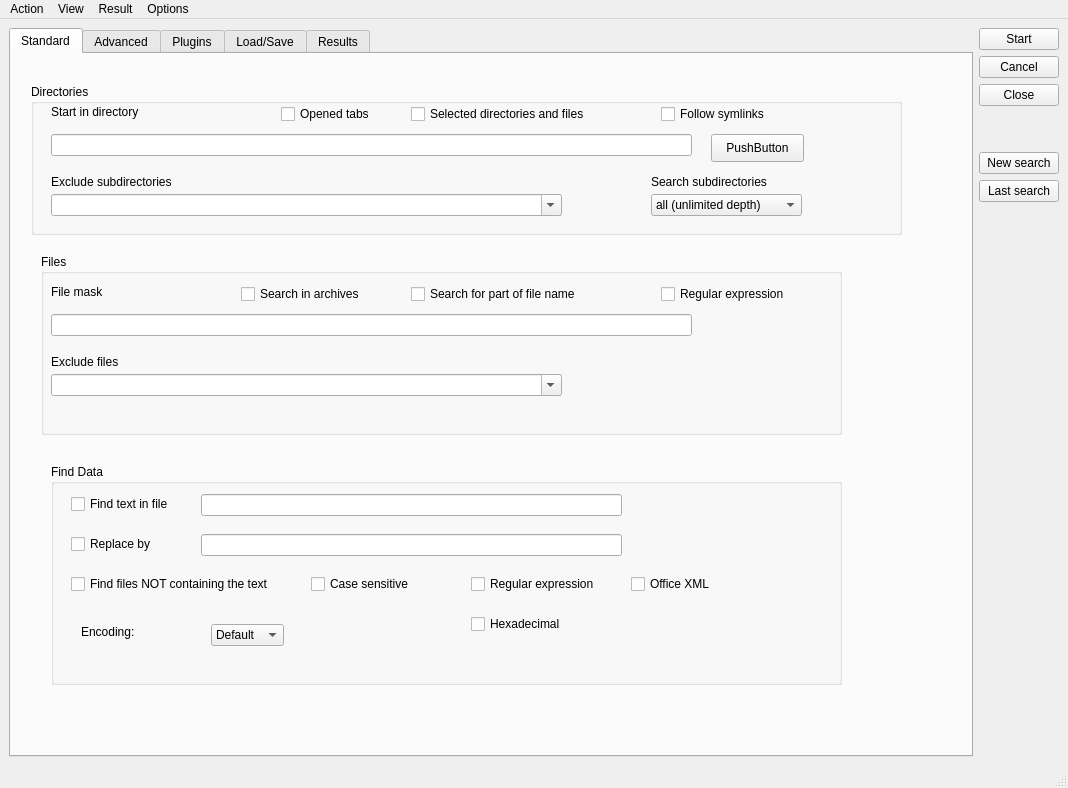
<?xml version="1.0" encoding="UTF-8"?>
<ui version="4.0">
 <class>MainWindow</class>
 <widget class="QMainWindow" name="MainWindow">
  <property name="geometry">
   <rect>
    <x>0</x>
    <y>0</y>
    <width>1068</width>
    <height>788</height>
   </rect>
  </property>
  <property name="windowTitle">
   <string>MainWindow</string>
  </property>
  <widget class="QWidget" name="centralwidget">
   <layout class="QHBoxLayout" name="horizontalLayout">
    <item>
     <widget class="QTabWidget" name="tabWidget">
      <property name="currentIndex">
       <number>0</number>
      </property>
      <widget class="QWidget" name="Standard">
       <attribute name="title">
        <string>Standard</string>
       </attribute>
       <widget class="QGroupBox" name="groupBoxDirectories">
        <property name="geometry">
         <rect>
          <x>20</x>
          <y>30</y>
          <width>871</width>
          <height>151</height>
         </rect>
        </property>
        <property name="title">
         <string>Directories</string>
        </property>
        <widget class="QLabel" name="labelStartInDirectory">
         <property name="geometry">
          <rect>
           <x>20</x>
           <y>20</y>
           <width>111</width>
           <height>16</height>
          </rect>
         </property>
         <property name="text">
          <string>Start in directory</string>
         </property>
        </widget>
        <widget class="QLineEdit" name="lineEditStartInDirectory">
         <property name="geometry">
          <rect>
           <x>20</x>
           <y>50</y>
           <width>641</width>
           <height>22</height>
          </rect>
         </property>
        </widget>
        <widget class="QPushButton" name="pushButtonFileOpen">
         <property name="geometry">
          <rect>
           <x>680</x>
           <y>50</y>
           <width>93</width>
           <height>28</height>
          </rect>
         </property>
         <property name="text">
          <string>PushButton</string>
         </property>
        </widget>
        <widget class="QCheckBox" name="checkBoxOpenedTabs">
         <property name="geometry">
          <rect>
           <x>250</x>
           <y>20</y>
           <width>101</width>
           <height>20</height>
          </rect>
         </property>
         <property name="text">
          <string>Opened tabs</string>
         </property>
        </widget>
        <widget class="QCheckBox" name="checkBoxSelectedDirectoriesAndFiles">
         <property name="geometry">
          <rect>
           <x>380</x>
           <y>20</y>
           <width>191</width>
           <height>20</height>
          </rect>
         </property>
         <property name="text">
          <string>Selected directories and files</string>
         </property>
        </widget>
        <widget class="QCheckBox" name="checkBoxFollowSymlinks">
         <property name="geometry">
          <rect>
           <x>630</x>
           <y>20</y>
           <width>121</width>
           <height>20</height>
          </rect>
         </property>
         <property name="text">
          <string>Follow symlinks</string>
         </property>
        </widget>
        <widget class="QLabel" name="labelExcludeSubdirectories">
         <property name="geometry">
          <rect>
           <x>20</x>
           <y>90</y>
           <width>131</width>
           <height>16</height>
          </rect>
         </property>
         <property name="text">
          <string>Exclude subdirectories</string>
         </property>
        </widget>
        <widget class="QLabel" name="labelSearchSubdirectories">
         <property name="geometry">
          <rect>
           <x>620</x>
           <y>90</y>
           <width>131</width>
           <height>16</height>
          </rect>
         </property>
         <property name="text">
          <string>Search subdirectories</string>
         </property>
        </widget>
        <widget class="QComboBox" name="comboBoxExcludeSubdirectories">
         <property name="geometry">
          <rect>
           <x>20</x>
           <y>110</y>
           <width>511</width>
           <height>22</height>
          </rect>
         </property>
         <property name="editable">
          <bool>true</bool>
         </property>
         <property name="currentText">
          <string/>
         </property>
        </widget>
        <widget class="QComboBox" name="comboBoxSearchSubdirectories">
         <property name="geometry">
          <rect>
           <x>620</x>
           <y>110</y>
           <width>151</width>
           <height>22</height>
          </rect>
         </property>
         <item>
          <property name="text">
           <string>all (unlimited depth)</string>
          </property>
         </item>
         <item>
          <property name="text">
           <string>current dir only</string>
          </property>
         </item>
         <item>
          <property name="text">
           <string>1 level(s)</string>
          </property>
         </item>
         <item>
          <property name="text">
           <string>2 level(s)</string>
          </property>
         </item>
         <item>
          <property name="text">
           <string>3 level(s)</string>
          </property>
         </item>
         <item>
          <property name="text">
           <string>4 level(s)</string>
          </property>
         </item>
         <item>
          <property name="text">
           <string>5 level(s)</string>
          </property>
         </item>
         <item>
          <property name="text">
           <string>6 level(s)</string>
          </property>
         </item>
         <item>
          <property name="text">
           <string>7 level(s)</string>
          </property>
         </item>
         <item>
          <property name="text">
           <string>8 level(s)</string>
          </property>
         </item>
         <item>
          <property name="text">
           <string>9 level(s)</string>
          </property>
         </item>
         <item>
          <property name="text">
           <string>10 level(s)</string>
          </property>
         </item>
         <item>
          <property name="text">
           <string>11 level(s)</string>
          </property>
         </item>
         <item>
          <property name="text">
           <string>12 level(s)</string>
          </property>
         </item>
         <item>
          <property name="text">
           <string>13 level(s)</string>
          </property>
         </item>
         <item>
          <property name="text">
           <string>14 level(s)</string>
          </property>
         </item>
         <item>
          <property name="text">
           <string>15 level(s)</string>
          </property>
         </item>
         <item>
          <property name="text">
           <string>16 level(s)</string>
          </property>
         </item>
         <item>
          <property name="text">
           <string>17 level(s)</string>
          </property>
         </item>
         <item>
          <property name="text">
           <string>18 level(s)</string>
          </property>
         </item>
         <item>
          <property name="text">
           <string>19 level(s)</string>
          </property>
         </item>
         <item>
          <property name="text">
           <string>20 level(s)</string>
          </property>
         </item>
         <item>
          <property name="text">
           <string>21 level(s)</string>
          </property>
         </item>
         <item>
          <property name="text">
           <string>22 level(s)</string>
          </property>
         </item>
         <item>
          <property name="text">
           <string>23 level(s)</string>
          </property>
         </item>
         <item>
          <property name="text">
           <string>24 level(s)</string>
          </property>
         </item>
         <item>
          <property name="text">
           <string>25 level(s)</string>
          </property>
         </item>
         <item>
          <property name="text">
           <string>26 level(s)</string>
          </property>
         </item>
         <item>
          <property name="text">
           <string>27 level(s)</string>
          </property>
         </item>
         <item>
          <property name="text">
           <string>28 level(s)</string>
          </property>
         </item>
         <item>
          <property name="text">
           <string>29 level(s)</string>
          </property>
         </item>
         <item>
          <property name="text">
           <string>30 level(s)</string>
          </property>
         </item>
        </widget>
       </widget>
       <widget class="QGroupBox" name="groupBoxFiles">
        <property name="geometry">
         <rect>
          <x>30</x>
          <y>200</y>
          <width>801</width>
          <height>181</height>
         </rect>
        </property>
        <property name="title">
         <string>Files</string>
        </property>
        <widget class="QLabel" name="labelExcludeSubdirectories_2">
         <property name="geometry">
          <rect>
           <x>10</x>
           <y>100</y>
           <width>131</width>
           <height>16</height>
          </rect>
         </property>
         <property name="text">
          <string>Exclude files</string>
         </property>
        </widget>
        <widget class="QCheckBox" name="checkBoxSelectedDirectoriesAndFiles_2">
         <property name="geometry">
          <rect>
           <x>370</x>
           <y>30</y>
           <width>191</width>
           <height>20</height>
          </rect>
         </property>
         <property name="text">
          <string>Search for part of file name</string>
         </property>
        </widget>
        <widget class="QLineEdit" name="lineEditStartInDirectory_2">
         <property name="geometry">
          <rect>
           <x>10</x>
           <y>60</y>
           <width>641</width>
           <height>22</height>
          </rect>
         </property>
        </widget>
        <widget class="QCheckBox" name="checkBoxOpenedTabs_2">
         <property name="geometry">
          <rect>
           <x>200</x>
           <y>30</y>
           <width>131</width>
           <height>20</height>
          </rect>
         </property>
         <property name="text">
          <string>Search in archives</string>
         </property>
        </widget>
        <widget class="QComboBox" name="comboBoxExcludeSubdirectories_2">
         <property name="geometry">
          <rect>
           <x>10</x>
           <y>120</y>
           <width>511</width>
           <height>22</height>
          </rect>
         </property>
         <property name="editable">
          <bool>true</bool>
         </property>
         <property name="currentText">
          <string/>
         </property>
        </widget>
        <widget class="QLabel" name="labelStartInDirectory_2">
         <property name="geometry">
          <rect>
           <x>10</x>
           <y>30</y>
           <width>81</width>
           <height>16</height>
          </rect>
         </property>
         <property name="text">
          <string>File mask</string>
         </property>
        </widget>
        <widget class="QCheckBox" name="checkBoxFollowSymlinks_2">
         <property name="geometry">
          <rect>
           <x>620</x>
           <y>30</y>
           <width>131</width>
           <height>20</height>
          </rect>
         </property>
         <property name="text">
          <string>Regular expression</string>
         </property>
        </widget>
       </widget>
       <widget class="QGroupBox" name="groupBoxFindData">
        <property name="geometry">
         <rect>
          <x>40</x>
          <y>410</y>
          <width>791</width>
          <height>221</height>
         </rect>
        </property>
        <property name="title">
         <string>Find Data</string>
        </property>
        <widget class="QCheckBox" name="checkBox">
         <property name="geometry">
          <rect>
           <x>20</x>
           <y>30</y>
           <width>121</width>
           <height>20</height>
          </rect>
         </property>
         <property name="text">
          <string>Find text in file</string>
         </property>
        </widget>
        <widget class="QCheckBox" name="checkBox_2">
         <property name="geometry">
          <rect>
           <x>20</x>
           <y>70</y>
           <width>91</width>
           <height>20</height>
          </rect>
         </property>
         <property name="text">
          <string>Replace by</string>
         </property>
        </widget>
        <widget class="QCheckBox" name="checkBox_3">
         <property name="geometry">
          <rect>
           <x>20</x>
           <y>110</y>
           <width>211</width>
           <height>20</height>
          </rect>
         </property>
         <property name="text">
          <string>Find files NOT containing the text</string>
         </property>
        </widget>
        <widget class="QCheckBox" name="checkBox_4">
         <property name="geometry">
          <rect>
           <x>260</x>
           <y>110</y>
           <width>111</width>
           <height>20</height>
          </rect>
         </property>
         <property name="text">
          <string>Case sensitive</string>
         </property>
        </widget>
        <widget class="QCheckBox" name="checkBox_5">
         <property name="geometry">
          <rect>
           <x>420</x>
           <y>110</y>
           <width>141</width>
           <height>20</height>
          </rect>
         </property>
         <property name="text">
          <string>Regular expression</string>
         </property>
        </widget>
        <widget class="QCheckBox" name="checkBox_6">
         <property name="geometry">
          <rect>
           <x>580</x>
           <y>110</y>
           <width>91</width>
           <height>20</height>
          </rect>
         </property>
         <property name="text">
          <string>Office XML</string>
         </property>
        </widget>
        <widget class="QCheckBox" name="checkBox_7">
         <property name="geometry">
          <rect>
           <x>420</x>
           <y>150</y>
           <width>101</width>
           <height>20</height>
          </rect>
         </property>
         <property name="text">
          <string>Hexadecimal</string>
         </property>
        </widget>
        <widget class="QLineEdit" name="lineEdit">
         <property name="geometry">
          <rect>
           <x>150</x>
           <y>30</y>
           <width>421</width>
           <height>22</height>
          </rect>
         </property>
        </widget>
        <widget class="QLineEdit" name="lineEdit_2">
         <property name="geometry">
          <rect>
           <x>150</x>
           <y>70</y>
           <width>421</width>
           <height>22</height>
          </rect>
         </property>
        </widget>
        <widget class="QLabel" name="label">
         <property name="geometry">
          <rect>
           <x>30</x>
           <y>160</y>
           <width>61</width>
           <height>16</height>
          </rect>
         </property>
         <property name="text">
          <string>Encoding:</string>
         </property>
        </widget>
        <widget class="QComboBox" name="comboBox">
         <property name="geometry">
          <rect>
           <x>160</x>
           <y>160</y>
           <width>73</width>
           <height>22</height>
          </rect>
         </property>
         <item>
          <property name="text">
           <string>Default</string>
          </property>
         </item>
         <item>
          <property name="text">
           <string>UTF-8</string>
          </property>
         </item>
         <item>
          <property name="text">
           <string>ANSI</string>
          </property>
         </item>
         <item>
          <property name="text">
           <string>OEM</string>
          </property>
         </item>
         <item>
          <property name="text">
           <string>cp1251</string>
          </property>
         </item>
         <item>
          <property name="text">
           <string>cp1252</string>
          </property>
         </item>
         <item>
          <property name="text">
           <string>cp1253</string>
          </property>
         </item>
         <item>
          <property name="text">
           <string>cp1254</string>
          </property>
         </item>
         <item>
          <property name="text">
           <string>cp1255</string>
          </property>
         </item>
         <item>
          <property name="text">
           <string>cp1256</string>
          </property>
         </item>
         <item>
          <property name="text">
           <string>cp1257</string>
          </property>
         </item>
         <item>
          <property name="text">
           <string>cp1258</string>
          </property>
         </item>
         <item>
          <property name="text">
           <string>cp437</string>
          </property>
         </item>
         <item>
          <property name="text">
           <string>cp850</string>
          </property>
         </item>
         <item>
          <property name="text">
           <string>cp852</string>
          </property>
         </item>
         <item>
          <property name="text">
           <string>New Item</string>
          </property>
         </item>
         <item>
          <property name="text">
           <string>New Item</string>
          </property>
         </item>
         <item>
          <property name="text">
           <string>New Item</string>
          </property>
         </item>
         <item>
          <property name="text">
           <string>New Item</string>
          </property>
         </item>
         <item>
          <property name="text">
           <string>New Item</string>
          </property>
         </item>
         <item>
          <property name="text">
           <string>New Item</string>
          </property>
         </item>
         <item>
          <property name="text">
           <string>New Item</string>
          </property>
         </item>
         <item>
          <property name="text">
           <string>New Item</string>
          </property>
         </item>
         <item>
          <property name="text">
           <string>New Item</string>
          </property>
         </item>
         <item>
          <property name="text">
           <string>New Item</string>
          </property>
         </item>
         <item>
          <property name="text">
           <string>New Item</string>
          </property>
         </item>
         <item>
          <property name="text">
           <string>New Item</string>
          </property>
         </item>
         <item>
          <property name="text">
           <string>New Item</string>
          </property>
         </item>
         <item>
          <property name="text">
           <string>New Item</string>
          </property>
         </item>
         <item>
          <property name="text">
           <string>New Item</string>
          </property>
         </item>
        </widget>
       </widget>
      </widget>
      <widget class="QWidget" name="Advanced">
       <attribute name="title">
        <string>Advanced</string>
       </attribute>
      </widget>
      <widget class="QWidget" name="Plugins">
       <attribute name="title">
        <string>Plugins</string>
       </attribute>
      </widget>
      <widget class="QWidget" name="LoadSave">
       <attribute name="title">
        <string>Load/Save</string>
       </attribute>
      </widget>
      <widget class="QWidget" name="Results">
       <attribute name="title">
        <string>Results</string>
       </attribute>
      </widget>
     </widget>
    </item>
    <item>
     <layout class="QVBoxLayout" name="verticalLayout">
      <item>
       <layout class="QVBoxLayout" name="verticalLayoutButtons">
        <item>
         <widget class="QPushButton" name="pushButtonStart">
          <property name="text">
           <string>Start</string>
          </property>
         </widget>
        </item>
        <item>
         <widget class="QPushButton" name="pushButtonCancel">
          <property name="text">
           <string>Cancel</string>
          </property>
         </widget>
        </item>
        <item>
         <widget class="QPushButton" name="pushButtonClose">
          <property name="text">
           <string>Close</string>
          </property>
         </widget>
        </item>
        <item>
         <spacer name="verticalSpacerBetweenButtons">
          <property name="orientation">
           <enum>Qt::Vertical</enum>
          </property>
          <property name="sizeType">
           <enum>QSizePolicy::Fixed</enum>
          </property>
          <property name="sizeHint" stdset="0">
           <size>
            <width>20</width>
            <height>40</height>
           </size>
          </property>
         </spacer>
        </item>
        <item>
         <widget class="QPushButton" name="pushButtonNewSearch">
          <property name="text">
           <string>New search</string>
          </property>
         </widget>
        </item>
        <item>
         <widget class="QPushButton" name="pushButtonLastSearch">
          <property name="text">
           <string>Last search</string>
          </property>
         </widget>
        </item>
       </layout>
      </item>
      <item>
       <spacer name="verticalSpacerTopButtons">
        <property name="orientation">
         <enum>Qt::Vertical</enum>
        </property>
        <property name="sizeHint" stdset="0">
         <size>
          <width>20</width>
          <height>40</height>
         </size>
        </property>
       </spacer>
      </item>
     </layout>
    </item>
   </layout>
  </widget>
  <widget class="QMenuBar" name="menubar">
   <property name="geometry">
    <rect>
     <x>0</x>
     <y>0</y>
     <width>1068</width>
     <height>26</height>
    </rect>
   </property>
   <widget class="QMenu" name="menuAction">
    <property name="title">
     <string>Action</string>
    </property>
    <addaction name="actionNewSearch"/>
    <addaction name="actionNewSearchClearFilters"/>
    <addaction name="actionLastSearch"/>
    <addaction name="actionStart"/>
    <addaction name="actionCancel"/>
    <addaction name="separator"/>
    <addaction name="actionClose"/>
    <addaction name="actionCancelSearchAndCloseWindow"/>
    <addaction name="actionCancelSearchCloseAndFreeFromMemory"/>
    <addaction name="actionForAllOthersCancelCloseAndFreeFromMemory"/>
    <addaction name="actionForAllSearchesCancelCloseAndFreeMemory"/>
   </widget>
   <widget class="QMenu" name="menuView">
    <property name="title">
     <string>View</string>
    </property>
    <addaction name="actionGoToPageStandard"/>
    <addaction name="actionGoToPageAdvanced"/>
    <addaction name="actionGoToPagePlugins"/>
    <addaction name="actionGoToPageLoadSave"/>
    <addaction name="actionGoToPageResults"/>
    <addaction name="separator"/>
    <addaction name="actionNewSearchInstance"/>
    <addaction name="actionViewCurrentSearchInstances"/>
   </widget>
   <widget class="QMenu" name="menuResult">
    <property name="title">
     <string>Result</string>
    </property>
    <addaction name="actionView"/>
    <addaction name="actionEdit"/>
    <addaction name="actionFeedToListbox"/>
    <addaction name="actionGoToFile"/>
   </widget>
   <widget class="QMenu" name="menuOptions">
    <property name="title">
     <string>Options</string>
    </property>
    <addaction name="actionConfigurationOfSearches"/>
    <addaction name="actionConfigurationOfHotKeys"/>
   </widget>
   <addaction name="menuAction"/>
   <addaction name="menuView"/>
   <addaction name="menuResult"/>
   <addaction name="menuOptions"/>
  </widget>
  <widget class="QStatusBar" name="statusbar"/>
  <action name="actionNewSearch">
   <property name="text">
    <string>New search</string>
   </property>
   <property name="shortcut">
    <string>Ctrl+N</string>
   </property>
  </action>
  <action name="actionNewSearchClearFilters">
   <property name="text">
    <string>New search (clear filters)</string>
   </property>
   <property name="shortcut">
    <string>Ctrl+Shift+N</string>
   </property>
  </action>
  <action name="actionLastSearch">
   <property name="text">
    <string>Last Search</string>
   </property>
   <property name="shortcut">
    <string>Ctrl+L</string>
   </property>
  </action>
  <action name="actionStart">
   <property name="text">
    <string>Start</string>
   </property>
   <property name="shortcut">
    <string>F9</string>
   </property>
  </action>
  <action name="actionCancel">
   <property name="text">
    <string>Cancel</string>
   </property>
  </action>
  <action name="actionClose">
   <property name="text">
    <string>Close</string>
   </property>
  </action>
  <action name="actionCancelSearchAndCloseWindow">
   <property name="text">
    <string>Cancel search and close window</string>
   </property>
   <property name="shortcut">
    <string>Esc</string>
   </property>
  </action>
  <action name="actionCancelSearchCloseAndFreeFromMemory">
   <property name="text">
    <string>Cancel search, close and free from memory</string>
   </property>
   <property name="shortcut">
    <string>F4</string>
   </property>
  </action>
  <action name="actionForAllOthersCancelCloseAndFreeFromMemory">
   <property name="text">
    <string>For all others, cancel, close and free from memory</string>
   </property>
  </action>
  <action name="actionForAllSearchesCancelCloseAndFreeMemory">
   <property name="text">
    <string>For all searches, cancel, close and free memory</string>
   </property>
  </action>
  <action name="actionGoToPageStandard">
   <property name="text">
    <string>Go to page &quot;Standard&quot;</string>
   </property>
   <property name="shortcut">
    <string>Alt+1</string>
   </property>
  </action>
  <action name="actionGoToPageAdvanced">
   <property name="text">
    <string>Go to page &quot;Advanced&quot;</string>
   </property>
   <property name="shortcut">
    <string>Alt+2</string>
   </property>
  </action>
  <action name="actionGoToPagePlugins">
   <property name="text">
    <string>Go to page &quot;Plugins&quot;</string>
   </property>
   <property name="shortcut">
    <string>Alt+3</string>
   </property>
  </action>
  <action name="actionGoToPageLoadSave">
   <property name="text">
    <string>Go to page &quot;Load/Save&quot;</string>
   </property>
   <property name="shortcut">
    <string>Alt+4</string>
   </property>
  </action>
  <action name="actionGoToPageResults">
   <property name="text">
    <string>Go to page &quot;Results&quot;</string>
   </property>
   <property name="shortcut">
    <string>Alt+5</string>
   </property>
  </action>
  <action name="actionNewSearchInstance">
   <property name="text">
    <string>New search instance...</string>
   </property>
   <property name="shortcut">
    <string>Ctrl+Shift+F7</string>
   </property>
  </action>
  <action name="actionViewCurrentSearchInstances">
   <property name="text">
    <string>View current search instances</string>
   </property>
  </action>
  <action name="actionView">
   <property name="text">
    <string>View</string>
   </property>
   <property name="shortcut">
    <string>F3</string>
   </property>
  </action>
  <action name="actionEdit">
   <property name="text">
    <string>Edit</string>
   </property>
   <property name="shortcut">
    <string>F4</string>
   </property>
  </action>
  <action name="actionFeedToListbox">
   <property name="text">
    <string>Feed to listbox</string>
   </property>
  </action>
  <action name="actionGoToFile">
   <property name="text">
    <string>Go to file</string>
   </property>
  </action>
  <action name="actionConfigurationOfSearches">
   <property name="text">
    <string>Configuration of searches</string>
   </property>
  </action>
  <action name="actionConfigurationOfHotKeys">
   <property name="text">
    <string>Configuration of hot keys</string>
   </property>
  </action>
 </widget>
 <resources/>
 <connections/>
</ui>
